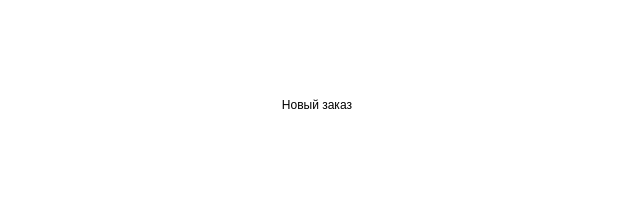
<?xml version="1.0" encoding="UTF-8"?>
<ui version="4.0">
 <class>neworder</class>
 <widget class="QWidget" name="neworder">
  <property name="geometry">
   <rect>
    <x>0</x>
    <y>0</y>
    <width>634</width>
    <height>209</height>
   </rect>
  </property>
  <property name="cursor">
   <cursorShape>PointingHandCursor</cursorShape>
  </property>
  <property name="windowTitle">
   <string>Form</string>
  </property>
  <property name="styleSheet">
   <string notr="true">QWidget
{
	padding: 5px;
	font: 13pt &quot;Segoe UI&quot;;
	background-color: rgba(0, 0, 0, 0);
}</string>
  </property>
  <layout class="QHBoxLayout" name="horizontalLayout">
   <property name="spacing">
    <number>0</number>
   </property>
   <property name="leftMargin">
    <number>0</number>
   </property>
   <property name="topMargin">
    <number>0</number>
   </property>
   <property name="rightMargin">
    <number>0</number>
   </property>
   <property name="bottomMargin">
    <number>0</number>
   </property>
   <item>
    <widget class="QLabel" name="label">
     <property name="cursor">
      <cursorShape>PointingHandCursor</cursorShape>
     </property>
     <property name="text">
      <string>Новый заказ</string>
     </property>
     <property name="alignment">
      <set>Qt::AlignCenter</set>
     </property>
    </widget>
   </item>
  </layout>
 </widget>
 <resources/>
 <connections/>
</ui>
